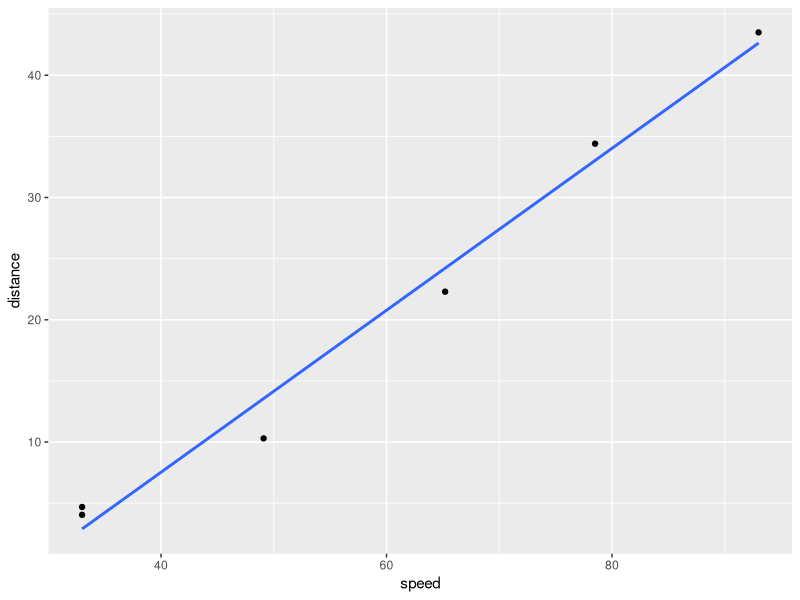

Reproduce this figure in R.

## installing libraries
## kan ook via menu
install.packages("mice")
library(mice)

search()

3+4

little_sequence <- 1:10

little_sequence <- 3*little_sequence

rnorm(10)

help(rnorm)

rnorm(n = 10, mean = 100, sd = 5)

y <- rnorm(100)


###########################################
###########################################

library(tibble) # package
library(ggplot2) # package

# create a table in R and name it "auto"
# Here I can put some comments

car <- tibble(
  speed = c(33.0, 33.0, 49.1, 65.2, 78.5, 93.0),
  distance = c(4.69, 4.05, 10.3, 22.3, 34.4, 43.5),
  country = c("USA","USA","GE","FR","SW","JP"))

# plot the data and draw a line 
ggplot(data = car, aes(x = speed, y = distance)) +
  geom_point() +
  geom_smooth(method = "lm", se = FALSE)

model <- lm(formula = distance ~ speed , data = car)
model

lm(distance ~ speed , data = car)
summary(model)
